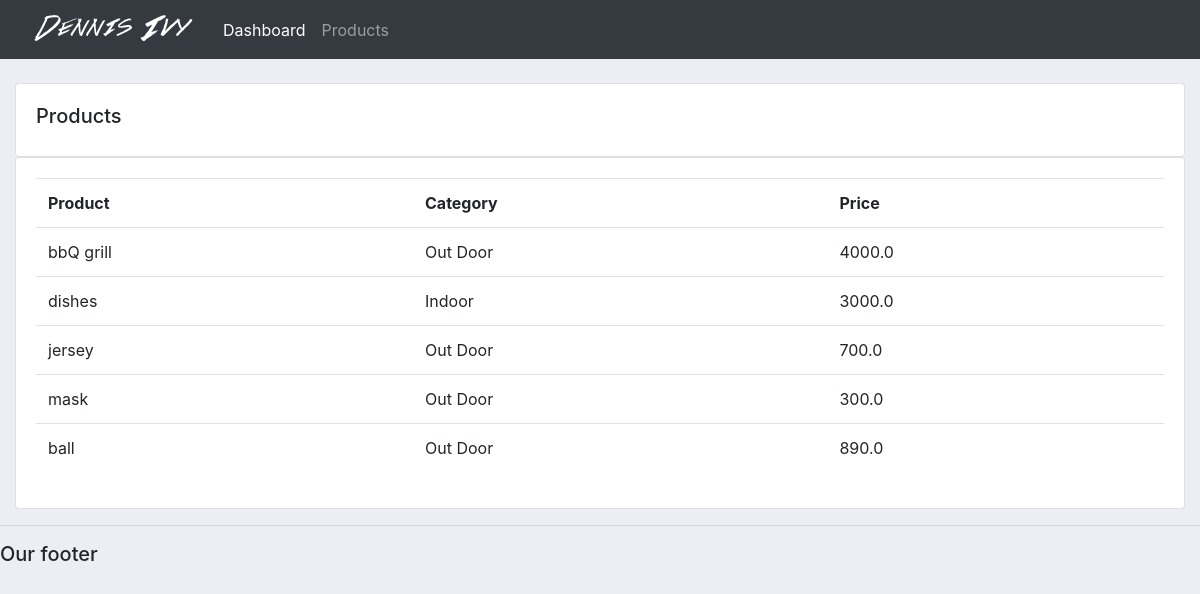
Screenshot of /products/ with the database file from the repository.
### accounts/models.py (models this page shows, shortened)
class Product(models.Model):
    CATEGORY = (
			('Indoor', 'Indoor'),
			('Out Door', 'Out Door'),
			)
    name=models.CharField(max_length=200)
    price=models.FloatField(null=True)
    category=models.CharField(max_length=200,null=True,choices=CATEGORY)
    description=models.CharField(max_length=200,null=True)
    date_created=models.DateTimeField(auto_now_add=True,null=True)
    tags=models.ManyToManyField(Tag)

### accounts/views.py (the view)
# urls.py: path('products/',views.products,name='products'),
def products(request):
    products=Product.objects.all()
    return render(request,'accounts/products.html',{'products':products})

### accounts/templates/accounts/products.html
{%  extends 'accounts/main.html' %}
{% block content %}
		<br>
		<div class="row">
			<div class="col-md">
				<div class="card card-body">
					<h5>Products</h5>
				</div>
				<div class="card card-body">
					<table class="table">
						<tr>
							<th>Product</th>
							<th>Category</th>
							<th>Price</th>
						</tr>
						{% for product in products %}
							<tr>
								<td>
									{{product.name}}
								</td>
								<td>
									{{product.category}}
								</td>
								<td>
									{{product.price}}
								</td>
							</tr>
						{% endfor %}
					</table>
				</div>
			</div>
		</div>
{% endblock content %}

### static/css/main.css (style rules this page uses)
body { background-color: #ebeff5; }

### rows the page displays
Product: name "bbQ grill", category "Out Door", price "4000.0"
Product: name "dishes", category "Indoor", price "3000.0"
Product: name "jersey", category "Out Door", price "700.0"
Product: name "mask", category "Out Door", price "300.0"
Product: name "ball", category "Out Door", price "890.0"
